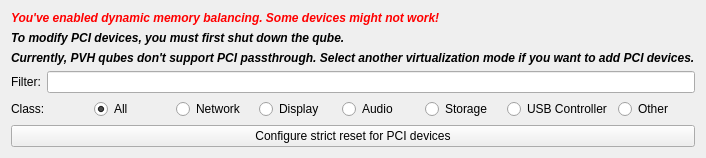
       <widget class="QWidget" name="devices_tab">
        <property name="enabled">
         <bool>true</bool>
        </property>
        <attribute name="icon">
         <iconset resource="../resources.qrc">
          <normaloff>:/storage</normaloff>:/storage</iconset>
        </attribute>
        <attribute name="title">
         <string>Devices</string>
        </attribute>
        <layout class="QVBoxLayout" name="verticalLayout_3">
         <item>
          <layout class="QVBoxLayout" name="devices_layout">
           <item>
            <widget class="QLabel" name="dmm_warning_dev">
             <property name="font">
              <font>
               <weight>75</weight>
               <italic>true</italic>
               <bold>true</bold>
              </font>
             </property>
             <property name="styleSheet">
              <string notr="true">color: rgb(255, 0, 0)</string>
             </property>
             <property name="text">
              <string>You've enabled dynamic memory balancing. Some devices might not work!</string>
             </property>
            </widget>
           </item>
           <item>
            <widget class="QLabel" name="turn_off_vm_to_modify_devs">
             <property name="font">
              <font>
               <weight>75</weight>
               <italic>true</italic>
               <bold>true</bold>
              </font>
             </property>
             <property name="text">
              <string>To modify PCI devices, you must first shut down the qube.</string>
             </property>
            </widget>
           </item>
           <item>
            <widget class="QLabel" name="pvh_dont_support_devs">
             <property name="font">
              <font>
               <weight>75</weight>
               <italic>true</italic>
               <bold>true</bold>
              </font>
             </property>
             <property name="text">
              <string>Currently, PVH qubes don't support PCI passthrough. Select another virtualization mode if you want to add PCI devices.</string>
             </property>
            </widget>
           </item>
           <item>
            <layout class="QHBoxLayout" name="horizontalLayoutAppDevicesFilter">
             <item>
              <widget class="QLabel" name="labelDevicesFilter">
               <property name="text">
                <string>Filter:</string>
               </property>
              </widget>
             </item>
             <item>
              <widget class="QLineEdit" name="dev_search"/>
             </item>
            </layout>
           </item>
           <item>
            <layout class="QHBoxLayout" name="horizontalLayoutAppDevicesClass">
             <item>
              <widget class="QLabel" name="labelDevicesClass">
               <property name="text">
                <string>Class:</string>
               </property>
              </widget>
             </item>
             <item>
              <widget class="QRadioButton" name="dev_all">
               <property name="text">
                <string>All</string>
               </property>
               <property name="checked">
                <bool>true</bool>
               </property>
              </widget>
             </item>
             <item>
              <widget class="QRadioButton" name="dev_network">
               <property name="text">
                <string>Network</string>
               </property>
               <property name="icon">
                <iconset resource="../resources.qrc">
                 <normaloff>:/networking</normaloff>:/networking</iconset>
               </property>
              </widget>
             </item>
             <item>
              <widget class="QRadioButton" name="dev_display">
               <property name="text">
                <string>Display</string>
               </property>
               <property name="icon">
                <iconset resource="../resources.qrc">
                 <normaloff>:/monitor</normaloff>:/monitor</iconset>
               </property>
              </widget>
             </item>
             <item>
              <widget class="QRadioButton" name="dev_audio">
               <property name="text">
                <string>Audio</string>
               </property>
               <property name="icon">
                <iconset resource="../resources.qrc">
                 <normaloff>:/speaker</normaloff>:/speaker</iconset>
               </property>
              </widget>
             </item>
             <item>
              <widget class="QRadioButton" name="dev_storage">
               <property name="text">
                <string>Storage</string>
               </property>
               <property name="icon">
                <iconset resource="../resources.qrc">
                 <normaloff>:/storage</normaloff>:/storage</iconset>
               </property>
              </widget>
             </item>
             <item>
              <widget class="QRadioButton" name="dev_usb_controller">
               <property name="text">
                <string>USB Controller</string>
               </property>
               <property name="icon">
                <iconset resource="../resources.qrc">
                 <normaloff>:/usb</normaloff>:/usb</iconset>
               </property>
              </widget>
             </item>
             <item>
              <widget class="QRadioButton" name="dev_other">
               <property name="text">
                <string>Other</string>
               </property>
              </widget>
             </item>
            </layout>
           </item>
          </layout>
         </item>
         <item>
          <widget class="QPushButton" name="no_strict_reset_button">
           <property name="text">
            <string>Configure strict reset for PCI devices</string>
           </property>
          </widget>
         </item>
        </layout>
       </widget>
